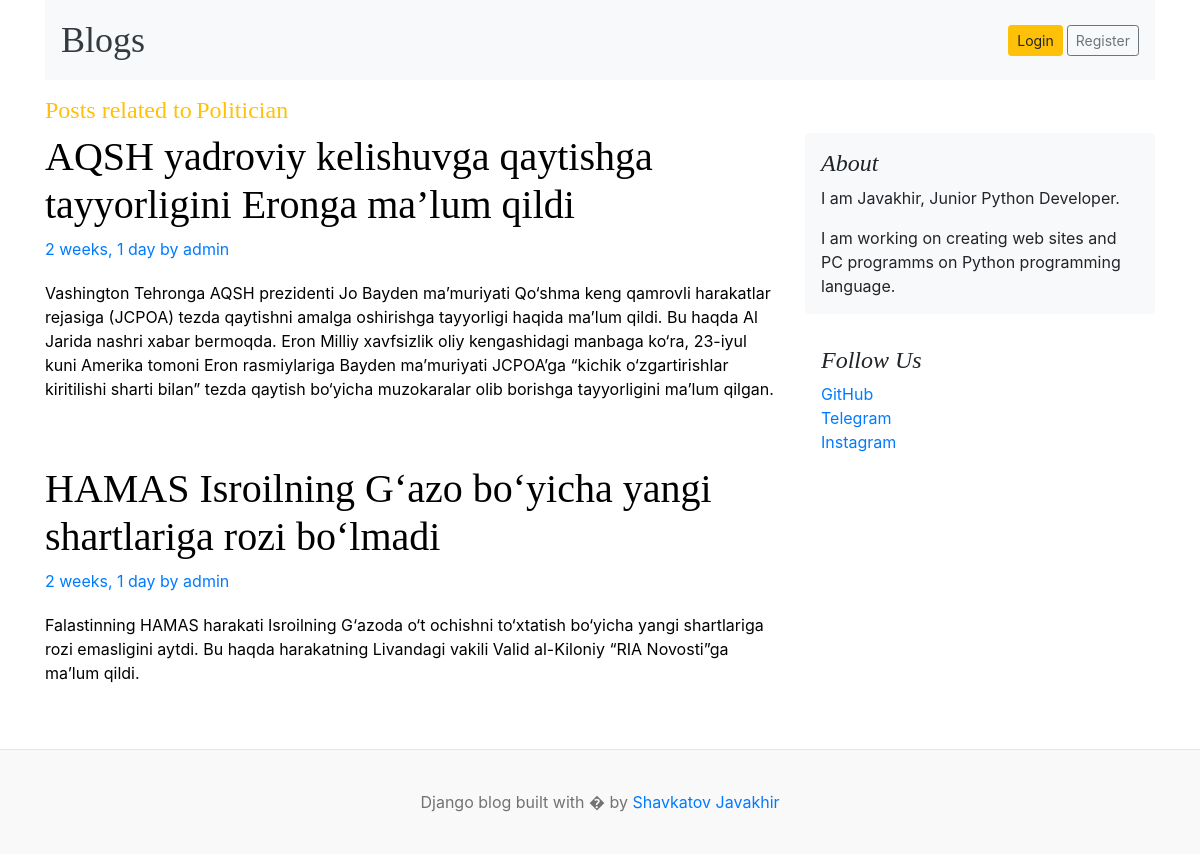
/blogs/category/5, run on the app's committed database.
### blogs/models.py (models this page shows, shortened)
class Category(models.Model):
    name = models.CharField(max_length=255)
    created_at = models.DateTimeField(auto_now_add=True)
    updated_at = models.DateTimeField(auto_now=True)
    def __str__(self):
        return self.name
    class Meta:
        verbose_name_plural = 'Categories'
        verbose_name = 'Category'

class Blog(models.Model):
    title = models.CharField(max_length=200)
    slug = models.SlugField(unique=True, null=False)
    category = models.ForeignKey(Category, null=True, blank=True, on_delete=models.SET_NULL)
    author = models.ForeignKey(User, null=True, on_delete=models.SET_NULL)
    is_featured = models.BooleanField(default=False)
    featured_image = models.ImageField(upload_to='uploads/%Y/%m/%d')
    short_description = models.TextField(null=True)
    words = models.TextField(blank=True, null=True)
    body = models.TextField(blank=True)
    status = models.IntegerField(default=0, choices=STATUS_CHOICES, null=False)
    created_at = models.DateTimeField(auto_now_add=True)
    updated_at = models.DateTimeField(auto_now=True)
    class Meta:
        verbose_name_plural = "Blogs"
        verbose_name = "Blog"

### settingsapp/models.py (models this page shows, shortened)
class About(models.Model):
    title = models.CharField(max_length=300)
    description = models.CharField(max_length=500)
    class Meta:
        verbose_name_plural = 'About'

class Social_links(models.Model):
    name = models.CharField(max_length=100)
    link = models.URLField(unique=True)
    class Meta:
        verbose_name_plural = "Social_links"

### blogs/views.py (the view)
# urls.py: path('category/<int:category_id>', posts_by_category, name="posts_by_category"),
def posts_by_category(request, category_id):
    data = Blog.objects.filter(category=category_id)
    single_cat = get_object_or_404(Category, id=category_id)
    context = {
        'categor': data,
        "single": single_cat,
    }
    return render(request, "by_category.html", context=context)

### blogs/context_processor.py (called while the page is built)
def header(req):
    category = Category.objects.all()
    context = {
        'categories': category
    }
    return context

def get_about(request):
    about = About.objects.all()
    links = Social_links.objects.all()
    telegram = links.get(name='Telegram')
    context = {
        'about': about,
        'links': links,
        'telegram': telegram
        }
    return context

### templates/by_category.html
{% extends 'header.html' %}
{% load static %}
{% block content %}
<h4 class="text-warning" style="display: inline-block;">Posts related to </h4>
<div class="text-warning" style="display: inline-block;"><h4>{{single}}</h4></div>
  <main role="main" class="container p-0" style="text-decoration: none;">
  <div class="row">
      <div class="col-md-8 blog-main">
        {% for cat in categor %}
        <div class="blog-post" style="text-decoration: none;">
          <a href="{% url 'blog' cat.slug %}" style="text-decoration: none;">
          <h2 class="blog-post-title" style="color: rgb(0, 0, 0)">{{cat.title}}</h2>
          <p class="blog-post-meta" style="text-decoration: none;">{{cat.created_at|timesince}} by <a href="#" style="text-decoration: none;">{{cat.author}}</a></p>
          <p><a href="{% url 'blog' cat.slug %}" style="text-decoration: none; color: black">{{cat.short_description}}</a></p>
          </a>
        </div>
        {% endfor %}
      </div>
{% include 'about.html' %}
    </div>
  </main>
{% endblock %}

### templates/about.html (shortened to what this page needs)
      <aside class="col-md-4 blog-sidebar">
        <div class="p-3 mb-3 bg-light rounded">
          <h4 class="font-italic">About</h4>
          {% for ab in about %}
          {{ab.title}}
          {% endfor %}
        <p class="mb-0">
          {% for ab in about %}
          {{ab.description}}
          {% endfor %}
        </p>
      </div>
      <div class="p-3">
        <h4 class="font-italic">Follow Us</h4>
        <ol class="list-unstyled">
          {% for link in links %}
          <li><a href="{{link.link}}" target="_blank">{{link.name}}</a></li>
          {% endfor %}
        </ol>
        </div>
      </aside>

### blog/static/css/blog.css (style rules this page uses)
h1, h2, h3, h4, h5, h6 { font-family: "Playfair Display", Georgia, "Times New Roman", serif; }
.blog-post { margin-bottom: 4rem; }
.blog-post-title { font-size: 2.5rem; }
.blog-post-meta { margin-bottom: 1.25rem; color: #727272; }

### data on the page
Category: name "Politician"
Blog: title "AQSH yadroviy kelishuvga qaytishga tayyorligini Eronga ma’lum qildi", created_at "2 weeks, 1 day", author "admin", short_description "Vashington Tehronga AQSH prezidenti Jo Bayden maʼmuriyati Qo‘shma keng qamrovli harakatlar rejasiga (JCPOA) tezda qaytishni amalga oshirishga tayyorligi haqida maʼlum qildi. Bu haqda Al Jarida nashri xabar bermoqda. Eron Milliy xavfsizlik oliy kengashidagi manbaga ko‘ra, 23-iyul kuni Amerika tomoni Eron rasmiylariga Bayden ma’muriyati JCPOA’ga “kichik o‘zgartirishlar kiritilishi sharti bilan” tezda qaytish bo‘yicha muzokaralar olib borishga tayyorligini ma’lum qilgan."
Blog: title "HAMAS Isroilning G‘azo bo‘yicha yangi shartlariga rozi bo‘lmadi", created_at "2 weeks, 1 day", author "admin", short_description "Falastinning HAMAS harakati Isroilning G‘azoda o‘t ochishni to‘xtatish bo‘yicha yangi shartlariga rozi emasligini aytdi. Bu haqda harakatning Livandagi vakili Valid al-Kiloniy “RIA Novosti”ga ma’lum qildi."
About: title "I am Javakhir, Junior Python Developer.", description "I am working on creating web sites and PC programms on Python programming language."
Social_links: name "GitHub"
Social_links: name "Telegram"
Social_links: name "Instagram"
